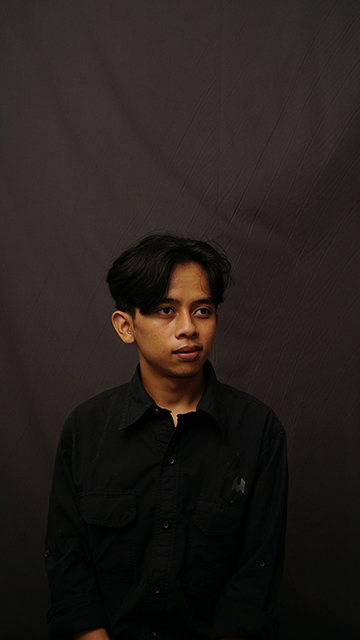
#> input picture pertemuan-5/assets/img/e.JPG, 360 x 640 px, found by its file name
$ python adaptive-thresholding.py
#> lines starting #> are read from the running program, lines starting #| are printed output that depends on the picture
import cv2

# Membaca gambar dalam grayscale
image = cv2.imread('assets\img\e.JPG', 0)
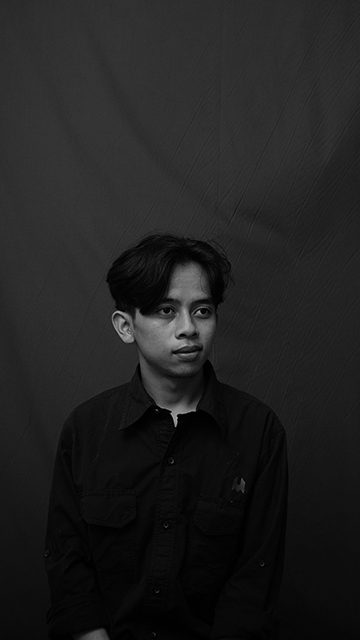
#> image: shape (640, 360); min 0, max 175, mean 32.2

# Menerapkan adaptive thresholding
adaptive_thresh = cv2.adaptiveThreshold(image, 255, cv2.ADAPTIVE_THRESH_GAUSSIAN_C, cv2.THRESH_BINARY, 11, 2)
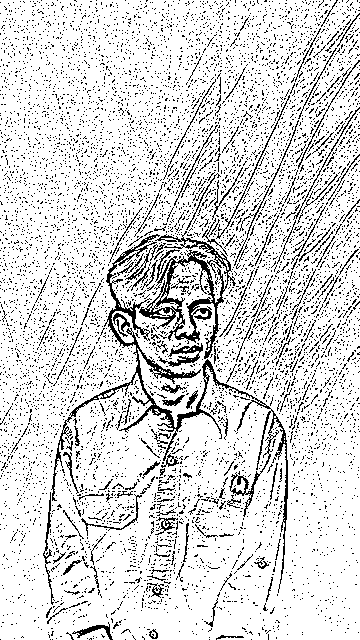
#> adaptive_thresh: shape (640, 360); 85.5% white; black in thin lines or dots

# Menampilkan hasil
cv2.imshow('Adaptive Thresholding', adaptive_thresh)
cv2.waitKey(0)
cv2.destroyAllWindows()
